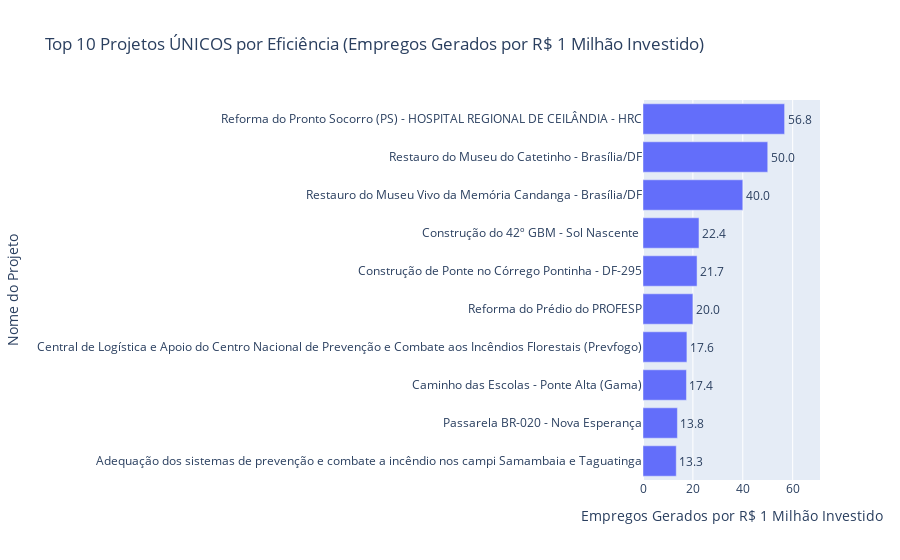

Here is the notebook cell this chart was saved with:
### Markdown cell above
### 4.5 Análise de Eficiência: Qual o Impacto Social por Real Gasto?

Esta é uma das nossas visualizações de insight mais importantes. Não queremos saber apenas quais projetos são caros ou quantos empregos geram, mas sim: **Quais projetos geram mais empregos para cada R$ 1 milhão investido?**

**Argumento da Visualização:**
Este gráfico só é possível graças à feature `empregos_por_milhao_brl` que criamos.
Usamos um gráfico de barras horizontais para ranquear o "Top 10" projetos mais eficientes. O gráfico argumenta que, muitas vezes, o maior impacto social não vem dos megaprojetos, mas sim de projetos menores e mais focados, que são revelados por esta métrica.

> Ao passar o mouse nas barras você consegue visualizar os dados específicos de cada um.

### Code cell
## 5. Análise de Eficiência (Empregos vs. Investimento)

# A coluna 'empregos_por_milhao_brl' JÁ EXISTE!

# 1. Seleciona os Top 10 (filtrando nulos)
df_top10 = df_viz.dropna(subset=['empregos_por_milhao_brl', 'nome_projeto']) \
                 .nlargest(10, 'empregos_por_milhao_brl')

# 2. Visualização (código de plotagem inalterado, dados muito mais simples)
fig = px.bar(
    df_top10.sort_values('empregos_por_milhao_brl', ascending=True), 
    x='empregos_por_milhao_brl',
    y='nome_projeto',
    orientation='h',
    title='Top 10 Projetos ÚNICOS por Eficiência (Empregos Gerados por R$ 1 Milhão Investido)',
    hover_data={
        'nome_projeto': False, 
        'valor_total_investimento': ':.2s', 
        'qdt_empregos_gerados': True,
        'empregos_por_milhao_brl': ':.1f'
    },
    text='empregos_por_milhao_brl'
)

# Lógica para dar espaço para as labels (inalterada)
max_valor_label = df_top10['empregos_por_milhao_brl'].max()
x_axis_max_com_buffer = max_valor_label * 1.25 

fig.update_layout(
    xaxis_title='Empregos Gerados por R$ 1 Milhão Investido',
    yaxis_title='Nome do Projeto',
    yaxis={'categoryorder':'total ascending'},
    xaxis_range=[0, x_axis_max_com_buffer]
)
fig.update_traces(texttemplate='%{text:.1f}', textposition='outside')
fig.show()

### Figure 1 — Plotly figure (JSON) as saved in the notebook; plotly's stock layout.template omitted (floating-point values rounded to 4 significant figures)
{"data": [{"customdata": [[1500000.0, 20.0], [3626000.0, 50.0], [2870000.0, 50.0], [8524000.0, 150.0], [250000.0, 5.0], [1154000.0, 25.0], [3342000.0, 75.0], [500000.0, 20.0], [200000.0, 10.0], [4404000.0, 250.0]], "hovertemplate": "empregos_por_milhao_brl=%{text:.1f}<br>valor_total_investimento=%{customdata[0]:.2s}<br>qdt_empregos_gerados=%{customdata[1]}<extra></extra>", "legendgroup": "", "marker": {"color": "#636efa", "pattern": {"shape": ""}}, "name": "", "orientation": "h", "showlegend": false, "text": [13.33, 13.79, 17.42, 17.6, 20.0, 21.67, 22.44, 40.0, 50.0, 56.76], "textposition": "outside", "texttemplate": "%{text:.1f}", "type": "bar", "x": [13.33, 13.79, 17.42, 17.6, 20.0, 21.67, 22.44, 40.0, 50.0, 56.76], "xaxis": "x", "y": ["Adequação dos sistemas de prevenção e combate a incêndio nos campi Samambaia e Taguatinga", "Passarela BR-020 - Nova Esperança", "Caminho das Escolas - Ponte Alta (Gama)", "Central de Logística e Apoio do Centro Nacional de Prevenção e Combate aos Incêndios Florestais (Prevfogo)", "Reforma do Prédio do PROFESP", "Construção de Ponte no Córrego Pontinha - DF-295", "Construção do 42º GBM - Sol Nascente ", "Restauro do Museu Vivo da Memória Candanga - Brasília/DF", "Restauro do Museu do Catetinho - Brasília/DF", "Reforma do Pronto Socorro (PS) - HOSPITAL REGIONAL DE CEILÂNDIA - HRC"], "yaxis": "y"}], "layout": {"barmode": "relative", "legend": {"tracegroupgap": 0}, "title": {"text": "Top 10 Projetos ÚNICOS por Eficiência (Empregos Gerados por R$ 1 Milhão Investido)"}, "xaxis": {"anchor": "y", "domain": [0, 1], "range": [0, 70.95], "title": {"text": "Empregos Gerados por R$ 1 Milhão Investido"}}, "yaxis": {"anchor": "x", "categoryorder": "total ascending", "domain": [0, 1], "title": {"text": "Nome do Projeto"}}}}
